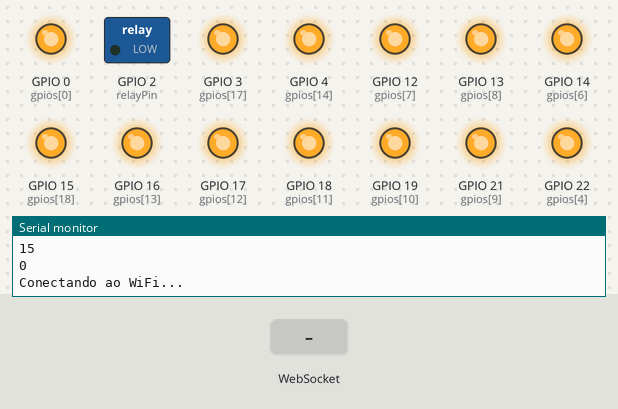
This sketch was run on a simulated ESP32. Parts: switched loads named in the sketch (green lamp = pin HIGH), output pins drawn as LEDs (lit = HIGH), the last lines printed to the serial monitor. The test bench sets the inputs (shaded band). WiFi joins after 1.5 s; servers stay silent unless stated.

Above: at 1.1 s.
At 3.2 s:
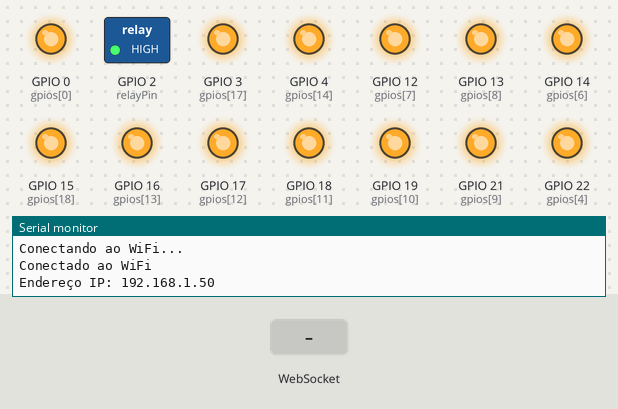
3.3 s: WebSocket text "on" received
4.8 s: WebSocket text "off" received
6.3 s: WebSocket text "1" received
Timing chart, 0 to 9.3 s (numbered marks = the images above; inputs shaded):
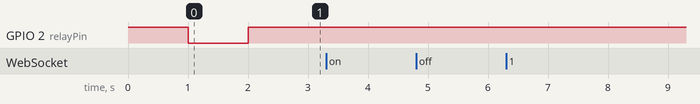

The sketch:

WebSocket.ino
```cpp
#include <WiFi.h>
#include <WebServer.h>
#include <WebSocketsServer.h>
#include <ArduinoJson.h>

const char* ssid = "Não Conectado";
const char* password = "staff@2024";
bool statusWifi = false;
//  LUZ DA PLACA
#define relayPin 2  // Use o pino que você conectou o relé
// Configurações de Wi-Fi
IPAddress ip(192, 168, 68, 135);
IPAddress gateway(192, 168, 68, 1);
IPAddress subnet(255, 255, 255, 0);


/*int gpiosCount = 8;
byte gpios[8] = { 32, 33, 25, 26, 27, 14, 13, 15 };*/
int gpiosCount = 20;
byte gpios[20] = {0, 25, 26, 23, 22, 27, 14, 12, 13, 21, 19, 18, 17, 16, 4, 33, 32, 3, 15};
WebSocketsServer webSocket = WebSocketsServer(81);  // Servidor WebSocket na porta 81
void handleRelayOn(uint8_t clientID) {
  Serial.println("Relé LIGADO");
  for (byte i = 0; i < gpiosCount; i++) {
    digitalWrite(gpios[i], LOW);
    delay(40);
    Serial.println(gpios[i], DEC);
  }
  webSocket.sendTXT(clientID, "Relé ligado");
}
void handleRelayOff(uint8_t clientID) {
  for (byte i = 0; i < gpiosCount; i++) {
    digitalWrite(gpios[i], HIGH);
    Serial.println(gpios[i], DEC);
  }
  webSocket.sendTXT(clientID, "Relé Desligado");
}
void handleWebSocketMessage(uint8_t clientID, WStype_t type, uint8_t * payload, size_t length)  {
  if (type == WStype_TEXT) {
    String jsonMessage = String((char*)payload);
    StaticJsonDocument<300> doc;
    DeserializationError error = deserializeJson(doc, jsonMessage);
    Serial.print("jsonMessage");
    Serial.println(jsonMessage);

    if (!error) {
      const char* relayState = doc["relay"];
      if (String(relayState) == "on") {
        // Aciona o relé
        Serial.println("ON");
        handleRelayOn(clientID);
      } else if (String(relayState) == "off") {
         Serial.println("off");
        // Desliga o relé
        handleRelayOff(clientID);
      }
    }
  }
}

void setup() {
  Serial.begin(115200);
  pinMode(relayPin, OUTPUT);
  digitalWrite(relayPin, HIGH);

  for (byte i = 0; i < gpiosCount; i++) {
    pinMode(gpios[i], OUTPUT);
    digitalWrite(gpios[i], HIGH);
    Serial.println(gpios[i], DEC);
  }
  WiFi.begin(ssid, password);
WiFi.config(ip, gateway, subnet);
  while (WiFi.status() != WL_CONNECTED) {
    statusWifi = !statusWifi;
    digitalWrite(relayPin, statusWifi);
    delay(1000);
    Serial.println("Conectando ao WiFi...");
  }
  digitalWrite(relayPin, HIGH);
  Serial.println("Conectado ao WiFi");
  Serial.print("Endereço IP: ");
  Serial.println(WiFi.localIP());

  webSocket.begin();
  webSocket.onEvent(handleWebSocketMessage);
}

void loop() {
  webSocket.loop();  // Processa a comunicação WebSocket
}
```
